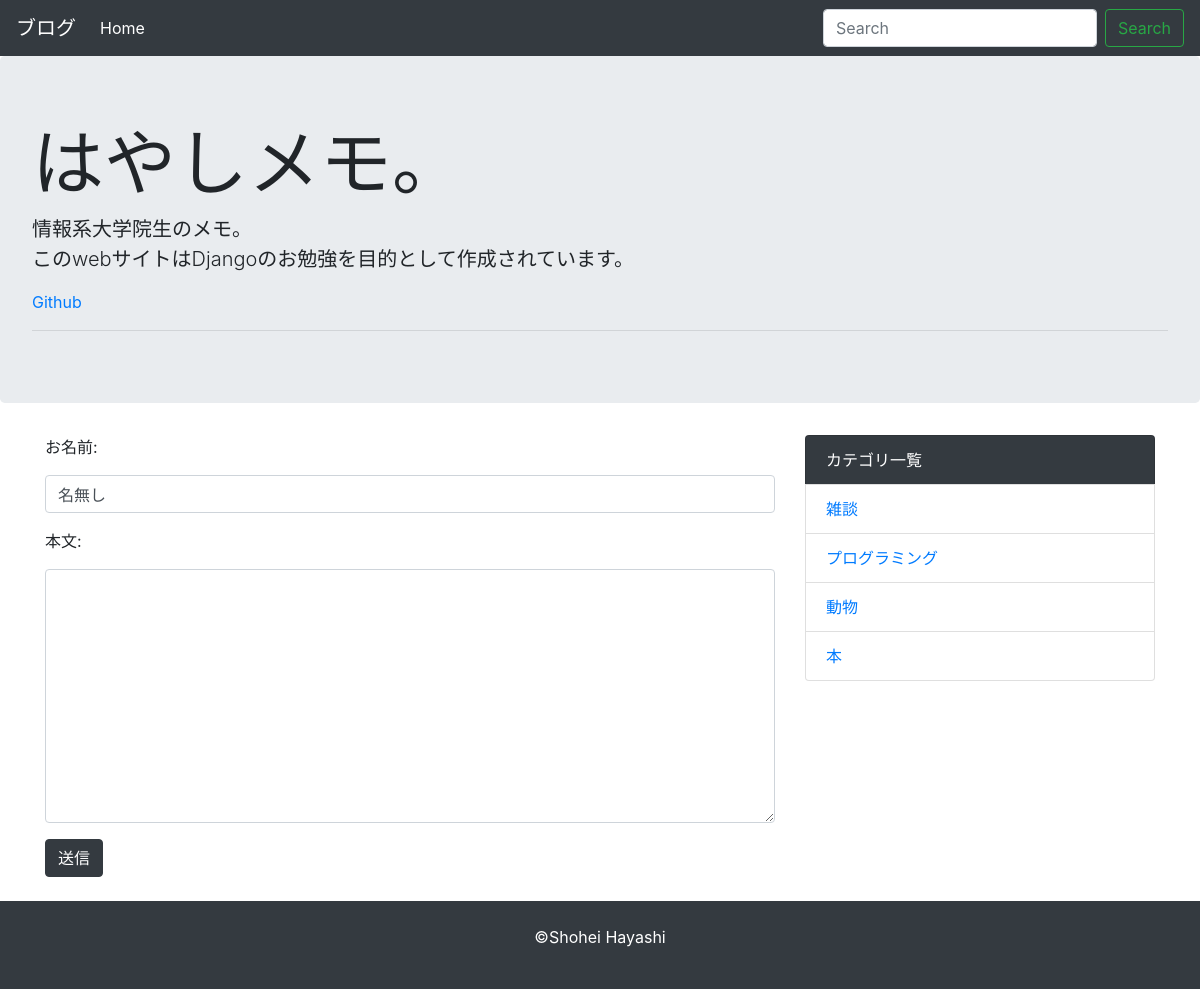
/comment/2, run on the app's committed database.
### blog/models.py (models this page shows)
class Category(models.Model):
  name = models.CharField('カテゴリ名', max_length = 255)
  created_at = models.DateTimeField('作成日', default=timezone.now)
  def __str__(self):
      return self.name

### blog/views.py (the view, shortened to what this page needs)
# urls.py: path('comment/<int:post_pk>', views.CommentView.as_view(), name='comment'),
class CommentView(generic.CreateView):
  model = Comment
  form_class = CommentCreateForm

### blog/forms.py
class CommentCreateForm(forms.ModelForm):
  def __init__(self, *args, **kwargs):
    super().__init__(*args, **kwargs)
    for field in self.fields.values():
      field.widget.attrs['class'] = 'form-control'
  class Meta:
    model = Comment
    fields = ('name', 'text')

### blog/context_processors.py (called while the page is built)
def common(request):
  context = {
    'category_list':Category.objects.all(),
  }
  return context

### blog/templates/blog/comment_form.html (shortened to what this page needs)
{% extends 'blog/base.html' %}
{% block content %}
<form action="" method="POST">
  {% for field in form %}
  <div class="form-group">
    <label for="{{ feild.id_for_label }}">{{ field.label_tag }}</label>
    {{ field }}
  </div>
  {% endfor %}
 <button type="submit" class="btn btn-dark">送信</button>
</form>
{% endblock %}

### blog/templates/blog/base.html (shortened to what this page needs)
<!DOCTYPE html>
<html lang="ja">
<head>
  <link rel="stylesheet" href="https://stackpath.bootstrapcdn.com/bootstrap/4.3.1/css/bootstrap.min.css">
</head>
<body>
  <nav class="navbar navbar-expand-lg navbar-dark bg-dark">
    <a class="navbar-brand" href="{% url 'blog:index' %}">ブログ</a>
    <div class="collapse navbar-collapse" id="navbarSupportedContent">
      <ul class="navbar-nav mr-auto">
        <li class="nav-item active">
          <a class="nav-link" href="{% url 'blog:index' %}">Home</a>
        </li>
      </ul>
      <form class="form-inline my-2 my-lg-0" method="GET" action="{% url 'blog:index' %}">
        <input class="form-control mr-sm-2" type="text" placeholder="Search" aria-label="Search" name="keyword">
        <button class="btn btn-outline-success my-2 my-sm-0" type="submit">Search</button>
      </form>
    </div>
  </nav>
  <div class="jumbotron">
    <h1 class="display-3">はやしメモ。</h1>
    <p class="lead">情報系大学院生のメモ。<br>
    このwebサイトはDjangoのお勉強を目的として作成されています。</p>
    <p><a href="https://github.com/RingSho/django-blog">Github</a></p>
    <hr class="my-2">
  </div>
  <div class="container mb-4 mt-3">
    <div class="row">
      <div class="col-md-8">
        {% block content %}
        {% endblock %}
      </div>
      <div class="col-md-4">
        <ul class="list-group">
          <li class="list-group-item bg-dark text-white">カテゴリ一覧</li>
          {% for category in category_list%}
            <li class="list-group-item">
              <a href="{% url 'blog:category' category.pk %}">{{ category }}</a>
            </li>
          {% endfor %}
        </ul>
      </div>
    </div>
  </div>
  <footer class="bg-dark text-white text-center py-4">
    <p>©Shohei Hayashi</p>
  </footer>
</body>
</html>

### data on the page
Category: name "雑談"
Category: name "プログラミング"
Category: name "動物"
Category: name "本"

### other printed values
{{ field.label_tag }} "お名前:" "本文:"
